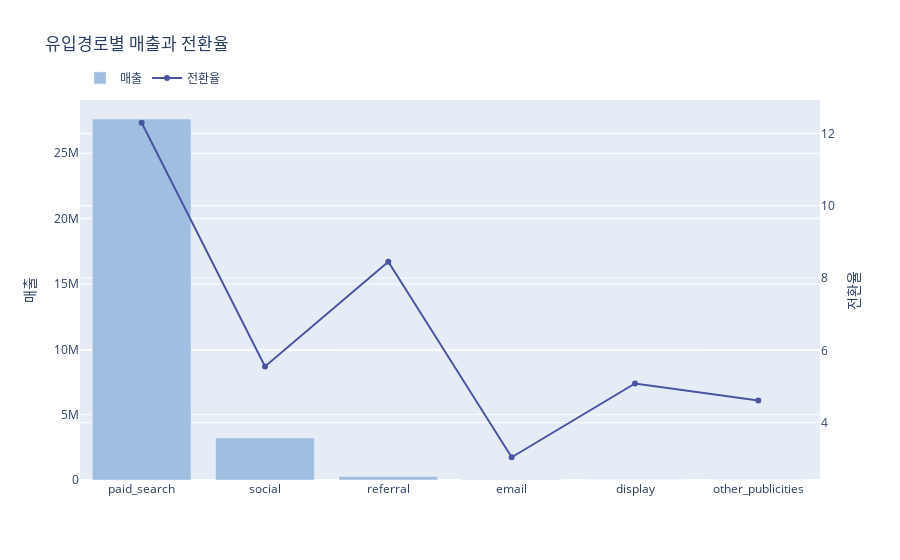

Write notebook code for a chart like this one.
### Code cell
df_combined_tmp = result[['origin','payment_value','평균판매금액','평균고객수명','평균판매빈도','LTV','전환율']].sort_values('payment_value',ascending=False).reset_index(drop=True).set_index('origin')
df_combined_tmp2 = df_combined_tmp[df_combined_tmp.index!='organic_search']

# plotly 그래프 생성
fig = go.Figure()

# 막대 그래프 추가 (primary y-axis: Sales Value)
fig.add_trace(go.Bar(
    x=df_combined_tmp2.index, 
    y=df_combined_tmp2['payment_value'], 
    name='매출',
    marker_color='#A0BFE0',
))

# 라인2 그래프 추가 (secondary y-axis: Number of Sellers)
fig.add_trace(go.Scatter(
    x=df_combined_tmp2.index, 
    y=df_combined_tmp2['전환율'], 
    name='전환율',
    yaxis='y2',  # secondary y-axis
    mode='lines+markers',
    line=dict(color='#4A55A2')
))

# 레이아웃 설정
fig.update_layout(
    title = '유입경로별 매출과 전환율',
    yaxis=dict(
        title='매출',
    ),
    yaxis2=dict(
        title='전환율',
        overlaying='y',
        side='right'
    ),

    legend=dict(
        orientation="h",
        yanchor="bottom",
        y=1.02,
        xanchor="left",
        x=0
    )
)

fig.show()

### Figure 1 — Plotly figure (JSON) as saved in the notebook; plotly's stock layout.template omitted (floating-point values rounded to 4 significant figures)
{"data": [{"marker": {"color": "#A0BFE0"}, "name": "매출", "type": "bar", "x": ["paid_search", "social", "referral", "email", "display", "other_publicities"], "y": [27620000.0, 3215000.0, 268819, 44160.0, 6528.0, 0]}, {"line": {"color": "#4A55A2"}, "mode": "lines+markers", "name": "전환율", "type": "scatter", "x": ["paid_search", "social", "referral", "email", "display", "other_publicities"], "y": [12.3, 5.556, 8.451, 3.043, 5.085, 4.615], "yaxis": "y2"}], "layout": {"legend": {"orientation": "h", "x": 0, "xanchor": "left", "y": 1.02, "yanchor": "bottom"}, "title": {"text": "유입경로별 매출과 전환율"}, "yaxis": {"title": {"text": "매출"}}, "yaxis2": {"overlaying": "y", "side": "right", "title": {"text": "전환율"}}}}
